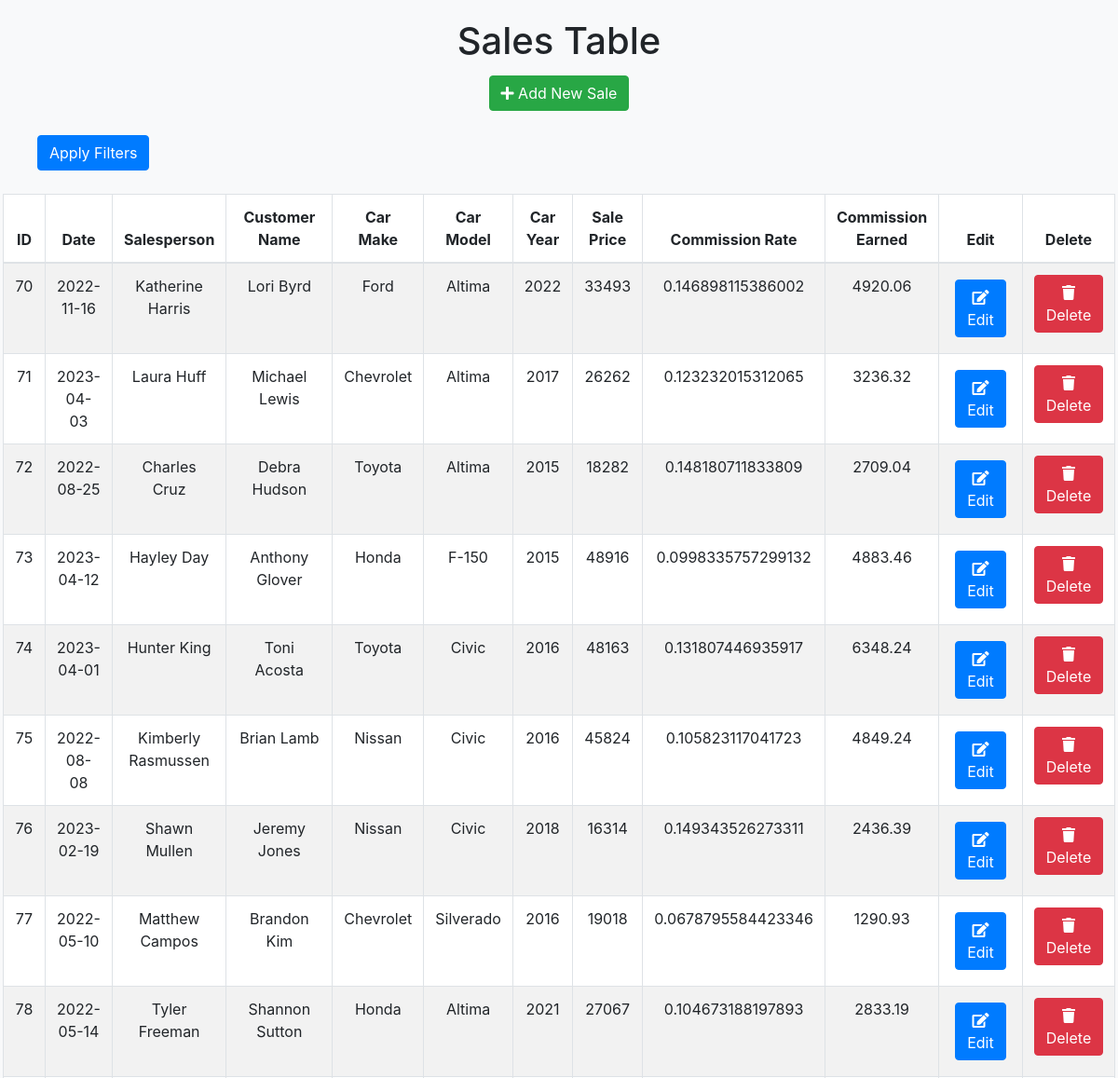
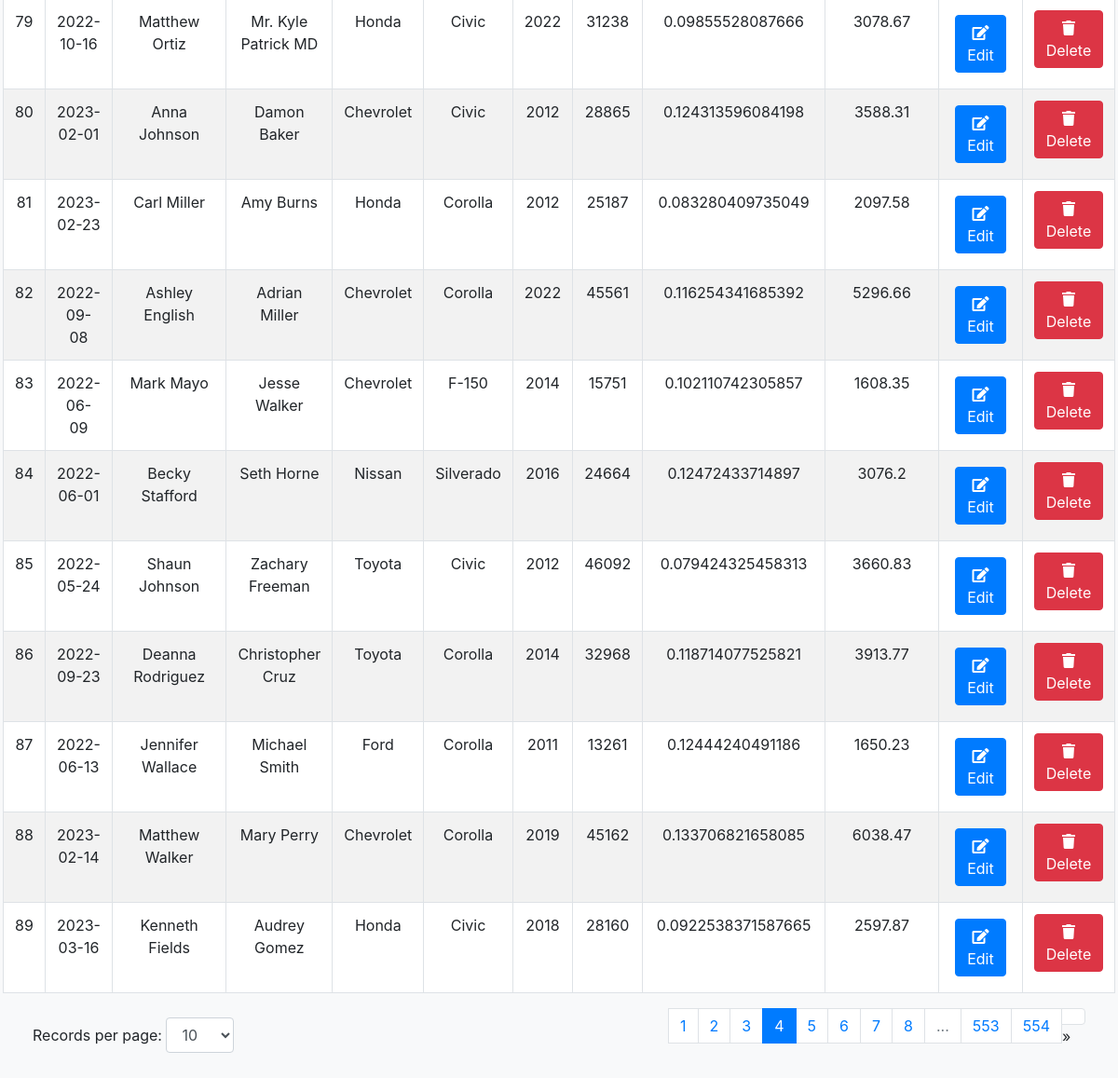
/show_sales_data/page/4/records_per_page/20, run on the app's committed database (2 pictures, top to bottom).
### main.py (models this page shows)
class Sales(db.Model):
    id = db.Column(db.Integer, primary_key=True)
    date = db.Column(db.String(250), nullable=False)
    salesperson = db.Column(db.String(250), nullable=False)
    customer_name = db.Column(db.String(250), nullable=False)
    car_make = db.Column(db.String(250), nullable=False)
    car_model = db.Column(db.String(250), nullable=False)
    car_year = db.Column(db.Integer(), nullable=False)
    sale_price = db.Column(db.String(250), nullable=False)
    commission_rate = db.Column(db.Float(), nullable=False)
    commission_earned = db.Column(db.Float(), nullable=False)

### main.py (the view)
@app.route('/show_sales_data', defaults={'page': 1, 'records_per_page': 20})
@app.route('/show_sales_data/page/<int:page>/records_per_page/<int:records_per_page>')
def show_sales_data(page, records_per_page):
    filters = {}  # Initialize filters as an empty dictionary
    query = Sales.query
    sales_data = query.paginate(page=page, per_page=records_per_page, error_out=False)
    total_records = query.count()  # Count the filtered records
    return render_template('show_sales_data.html', sales=sales_data, total_records=total_records, page=page, records_per_page=records_per_page, filters=filters)

### templates/show_sales_data.html (shortened to what this page needs)
<!DOCTYPE html>
<html lang="en">
<head>
    <link rel="stylesheet" href="https://stackpath.bootstrapcdn.com/bootstrap/4.5.2/css/bootstrap.min.css">
    <link rel="stylesheet" href="https://cdnjs.cloudflare.com/ajax/libs/font-awesome/5.15.3/css/all.min.css">
</head>
<body class="hold-transition sidebar-mini">
    <div class="wrapper">
        <div class="content-wrapper">
            <section class="content">
            <div class="container-fluid">
                <h1 class="text-center">Sales Table</h1>
                <div class="text-center">
                <a class="btn btn-success" href="{{url_for('add_sales_record')}}"><i class="fas fa-plus"></i> Add New Sale</a>
                </div>
                <form method="POST" action="{{ url_for('filter_by') }}">
                    <button type="submit" class="btn btn-primary">Apply Filters</button>
                </form>
                <div class="table-container">
                <table class="table table-striped table-bordered">
                    <thead>
                    <tr>
                        <th>ID</th>
                        <th>Date</th>
                        <th>Salesperson</th>
                        <th>Customer Name</th>
                        <th>Car Make</th>
                        <th>Car Model</th>
                        <th>Car Year</th>
                        <th>Sale Price</th>
                        <th>Commission Rate</th>
                        <th>Commission Earned</th>
                        <th>Edit</th>
                        <th> Delete </th>
                    </tr>
                    </thead>
                    <tbody>
                    {% for sale in sales %}
                    <tr>
                        <td>{{ sale.id }}</td>
                        <td>{{ sale.date }}</td>
                        <td>{{ sale.salesperson }}</td>
                        <td>{{ sale.customer_name }}</td>
                        <td>{{ sale.car_make }}</td>
                        <td>{{ sale.car_model }}</td>
                        <td>{{ sale.car_year }}</td>
                        <td>{{ sale.sale_price }}</td>
                        <td>{{ sale.commission_rate }}</td>
                        <td>{{ sale.commission_earned }}</td>
                        <td>
                        <a href="{{ url_for('edit_sales_record', id=sale.id) }}" class="btn btn-primary"><i class="fas fa-edit"></i> Edit</a>
                        </td>
                        <td>
                        <form action="{{ url_for('delete_sales_record', id=sale.id) }}" method="POST" style="display:inline;">
                        <button type="submit" class="btn btn-danger"><i class="fas fa-trash"></i>Delete</button>
                        </form>
                        </td>
                    </tr>
                    {% endfor %}
                    </tbody>
                </table>
                </div>
                <div class="d-flex justify-content-between align-items-center">
                <div>
                    <label for="recordsPerPage">Records per page:</label>
                    <select id="recordsPerPage" class="form-control d-inline-block w-auto" onchange="location = this.value;">
                        <option value="{{ url_for('show_sales_data', page=1, records_per_page=10) }}" {% if per_page == 10 %}selected{% endif %}>10</option>
                    </select>
                </div>
                <nav aria-label="Page navigation example">
                    <ul class="pagination justify-content-center">
                            {% for page in sales.iter_pages() %}
                            {% if page %}
                            {% if page == sales.page %}
                            <li class="page-item active"><a class="page-link" href="#">{{ page }}</a></li>
                            {% else %}
                            <li class="page-item"><a class="page-link" href="{{ url_for('show_sales_data', page=page, records_per_page = records_per_page) }}">{{ page }}</a></li>
                            {% endif %}
                            {% else %}
                            <li class="page-item disabled"><a class="page-link" href="#">...</a></li>
                            {% endif %}
                            {% endfor %}
                            {% if sales.has_next %}
                            <li class="page-item">
                                <a class="page-link" href="{{ url_for('show_sales_data', page=sales.next_num, records_per_page=records_per_page) }}" aria-label="Next"></a>
                                    <span aria-hidden="true">&raquo;</span>
                            </li>
                            {% else %}
                            <li class="page-item disabled">
                                <a class="page-link" href="#" aria-label="Next">
                                    <span aria-hidden="true">&raquo;</span>
                                </a>
                            </li>
                            {% endif %}
                        </ul>
                    </nav>
                </div>
            </section>
        </div>
    </div>
</body>
</html>

### templates/show_sales_data.html (style rules this page uses)
body { padding: 20px; background-color: #f8f9fa; }
.table-container { margin-top: 20px; display: flex; justify-content: center; }
table { width: 100%; table-layout: auto; background-color: #ffffff; border: 1px solid #dee2e6; }
th, td { text-align: center; vertical-align: middle; }
.btn-primary, .btn-success { margin: 5px; }
.btn-primary { background-color: #007bff; border-color: #007bff; }
.btn-success { background-color: #28a745; border-color: #28a745; }

### data on the page
Sales: id "70", date "2022-11-16", salesperson "Katherine Harris", customer_name "Lori Byrd", car_make "Ford", car_model "Altima", car_year "2022", sale_price "33493", commission_rate "0.146898115386002", commission_earned "4920.06"
Sales: id "71", date "2023-04-03", salesperson "Laura Huff", customer_name "Michael Lewis", car_make "Chevrolet", car_model "Altima", car_year "2017", sale_price "26262", commission_rate "0.123232015312065", commission_earned "3236.32"
Sales: id "72", date "2022-08-25", salesperson "Charles Cruz", customer_name "Debra Hudson", car_make "Toyota", car_model "Altima", car_year "2015", sale_price "18282", commission_rate "0.148180711833809", commission_earned "2709.04"
Sales: id "73", date "2023-04-12", salesperson "Hayley Day", customer_name "Anthony Glover", car_make "Honda", car_model "F-150", car_year "2015", sale_price "48916", commission_rate "0.0998335757299132", commission_earned "4883.46"
Sales: id "74", date "2023-04-01", salesperson "Hunter King", customer_name "Toni Acosta", car_make "Toyota", car_model "Civic", car_year "2016", sale_price "48163", commission_rate "0.131807446935917", commission_earned "6348.24"
Sales: id "75", date "2022-08-08", salesperson "Kimberly Rasmussen", customer_name "Brian Lamb", car_make "Nissan", car_model "Civic", car_year "2016", sale_price "45824", commission_rate "0.105823117041723", commission_earned "4849.24"
Sales: id "76", date "2023-02-19", salesperson "Shawn Mullen", customer_name "Jeremy Jones", car_make "Nissan", car_model "Civic", car_year "2018", sale_price "16314", commission_rate "0.149343526273311", commission_earned "2436.39"
Sales: id "77", date "2022-05-10", salesperson "Matthew Campos", customer_name "Brandon Kim", car_make "Chevrolet", car_model "Silverado", car_year "2016", sale_price "19018", commission_rate "0.0678795584423346", commission_earned "1290.93"
Sales: id "78", date "2022-05-14", salesperson "Tyler Freeman", customer_name "Shannon Sutton", car_make "Honda", car_model "Altima", car_year "2021", sale_price "27067", commission_rate "0.104673188197893", commission_earned "2833.19"
Sales: id "79", date "2022-10-16", salesperson "Matthew Ortiz", customer_name "Mr. Kyle Patrick MD", car_make "Honda", car_model "Civic", car_year "2022", sale_price "31238", commission_rate "0.09855528087666", commission_earned "3078.67"
Sales: id "80", date "2023-02-01", salesperson "Anna Johnson", customer_name "Damon Baker", car_make "Chevrolet", car_model "Civic", car_year "2012", sale_price "28865", commission_rate "0.124313596084198", commission_earned "3588.31"
Sales: id "81", date "2023-02-23", salesperson "Carl Miller", customer_name "Amy Burns", car_make "Honda", car_model "Corolla", car_year "2012", sale_price "25187", commission_rate "0.083280409735049", commission_earned "2097.58"
Sales: id "82", date "2022-09-08", salesperson "Ashley English", customer_name "Adrian Miller", car_make "Chevrolet", car_model "Corolla", car_year "2022", sale_price "45561", commission_rate "0.116254341685392", commission_earned "5296.66"
Sales: id "83", date "2022-06-09", salesperson "Mark Mayo", customer_name "Jesse Walker", car_make "Chevrolet", car_model "F-150", car_year "2014", sale_price "15751", commission_rate "0.102110742305857", commission_earned "1608.35"
Sales: id "84", date "2022-06-01", salesperson "Becky Stafford", customer_name "Seth Horne", car_make "Nissan", car_model "Silverado", car_year "2016", sale_price "24664", commission_rate "0.12472433714897", commission_earned "3076.2"
Sales: id "85", date "2022-05-24", salesperson "Shaun Johnson", customer_name "Zachary Freeman", car_make "Toyota", car_model "Civic", car_year "2012", sale_price "46092", commission_rate "0.079424325458313", commission_earned "3660.83"
Sales: id "86", date "2022-09-23", salesperson "Deanna Rodriguez", customer_name "Christopher Cruz", car_make "Toyota", car_model "Corolla", car_year "2014", sale_price "32968", commission_rate "0.118714077525821", commission_earned "3913.77"
Sales: id "87", date "2022-06-13", salesperson "Jennifer Wallace", customer_name "Michael Smith", car_make "Ford", car_model "Corolla", car_year "2011", sale_price "13261", commission_rate "0.12444240491186", commission_earned "1650.23"
Sales: id "88", date "2023-02-14", salesperson "Matthew Walker", customer_name "Mary Perry", car_make "Chevrolet", car_model "Corolla", car_year "2019", sale_price "45162", commission_rate "0.133706821658085", commission_earned "6038.47"
Sales: id "89", date "2023-03-16", salesperson "Kenneth Fields", customer_name "Audrey Gomez", car_make "Honda", car_model "Civic", car_year "2018", sale_price "28160", commission_rate "0.0922538371587665", commission_earned "2597.87"

### other printed values
{{ page }} "1" "2" "3" "5" "6" "7" "8" "553" "554"
{{ page }} "4"
